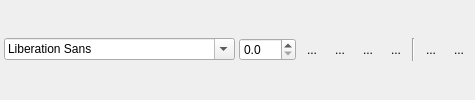
<?xml version="1.0" encoding="UTF-8"?>
<ui version="4.0">
 <class>FontEditor</class>
 <widget class="QWidget" name="FontEditor">
  <property name="windowTitle">
   <string>Form</string>
  </property>
  <layout class="QGridLayout" name="gridLayout">
   <property name="leftMargin">
    <number>4</number>
   </property>
   <property name="topMargin">
    <number>4</number>
   </property>
   <property name="rightMargin">
    <number>4</number>
   </property>
   <property name="bottomMargin">
    <number>4</number>
   </property>
   <property name="horizontalSpacing">
    <number>4</number>
   </property>
   <property name="verticalSpacing">
    <number>2</number>
   </property>
   <item row="0" column="7">
    <widget class="QToolButton" name="fontDialog">
     <property name="toolTip">
      <string>Font selecting dialog</string>
     </property>
     <property name="text">
      <string>...</string>
     </property>
     <property name="icon">
      <iconset resource="../page_editor.qrc">
       <normaloff>:/images/font.png</normaloff>:/images/font.png</iconset>
     </property>
     <property name="iconSize">
      <size>
       <width>24</width>
       <height>24</height>
      </size>
     </property>
     <property name="autoRaise">
      <bool>true</bool>
     </property>
    </widget>
   </item>
   <item row="0" column="3">
    <widget class="QToolButton" name="italic">
     <property name="toolTip">
      <string>Italic</string>
     </property>
     <property name="text">
      <string>...</string>
     </property>
     <property name="icon">
      <iconset resource="../page_editor.qrc">
       <normaloff>:/images/italic-h-icon.png</normaloff>:/images/italic-h-icon.png</iconset>
     </property>
     <property name="iconSize">
      <size>
       <width>24</width>
       <height>24</height>
      </size>
     </property>
     <property name="checkable">
      <bool>true</bool>
     </property>
     <property name="autoRaise">
      <bool>true</bool>
     </property>
    </widget>
   </item>
   <item row="0" column="0">
    <widget class="QFontComboBox" name="family"/>
   </item>
   <item row="0" column="2">
    <widget class="QToolButton" name="bold">
     <property name="toolTip">
      <string>Bold</string>
     </property>
     <property name="text">
      <string>...</string>
     </property>
     <property name="icon">
      <iconset resource="../page_editor.qrc">
       <normaloff>:/images/bold-h-icon.png</normaloff>:/images/bold-h-icon.png</iconset>
     </property>
     <property name="iconSize">
      <size>
       <width>24</width>
       <height>24</height>
      </size>
     </property>
     <property name="checkable">
      <bool>true</bool>
     </property>
     <property name="autoRaise">
      <bool>true</bool>
     </property>
    </widget>
   </item>
   <item row="0" column="5">
    <widget class="QToolButton" name="strikeout">
     <property name="toolTip">
      <string>strikeout</string>
     </property>
     <property name="text">
      <string>...</string>
     </property>
     <property name="icon">
      <iconset resource="../page_editor.qrc">
       <normaloff>:/images/strikeout-h-icon.png</normaloff>:/images/strikeout-h-icon.png</iconset>
     </property>
     <property name="iconSize">
      <size>
       <width>24</width>
       <height>24</height>
      </size>
     </property>
     <property name="checkable">
      <bool>true</bool>
     </property>
     <property name="autoRaise">
      <bool>true</bool>
     </property>
    </widget>
   </item>
   <item row="0" column="1">
    <widget class="QDoubleSpinBox" name="size">
     <property name="sizePolicy">
      <sizepolicy hsizetype="Maximum" vsizetype="Fixed">
       <horstretch>0</horstretch>
       <verstretch>0</verstretch>
      </sizepolicy>
     </property>
     <property name="toolTip">
      <string>Font size</string>
     </property>
     <property name="decimals">
      <number>1</number>
     </property>
     <property name="singleStep">
      <double>0.500000000000000</double>
     </property>
    </widget>
   </item>
   <item row="0" column="6">
    <widget class="Line" name="line">
     <property name="orientation">
      <enum>Qt::Vertical</enum>
     </property>
    </widget>
   </item>
   <item row="0" column="8">
    <widget class="QToolButton" name="fontColor">
     <property name="toolTip">
      <string>Font color</string>
     </property>
     <property name="text">
      <string>...</string>
     </property>
     <property name="icon">
      <iconset resource="../page_editor.qrc">
       <normaloff>:/images/format-text-color.png</normaloff>:/images/format-text-color.png</iconset>
     </property>
     <property name="iconSize">
      <size>
       <width>24</width>
       <height>24</height>
      </size>
     </property>
     <property name="autoRaise">
      <bool>true</bool>
     </property>
    </widget>
   </item>
   <item row="0" column="4">
    <widget class="QToolButton" name="underline">
     <property name="toolTip">
      <string>Underline</string>
     </property>
     <property name="text">
      <string>...</string>
     </property>
     <property name="icon">
      <iconset resource="../page_editor.qrc">
       <normaloff>:/images/underline-h-icon.png</normaloff>:/images/underline-h-icon.png</iconset>
     </property>
     <property name="iconSize">
      <size>
       <width>24</width>
       <height>24</height>
      </size>
     </property>
     <property name="checkable">
      <bool>true</bool>
     </property>
     <property name="autoRaise">
      <bool>true</bool>
     </property>
    </widget>
   </item>
  </layout>
 </widget>
 <resources>
  <include location="../page_editor.qrc"/>
 </resources>
 <connections/>
</ui>
